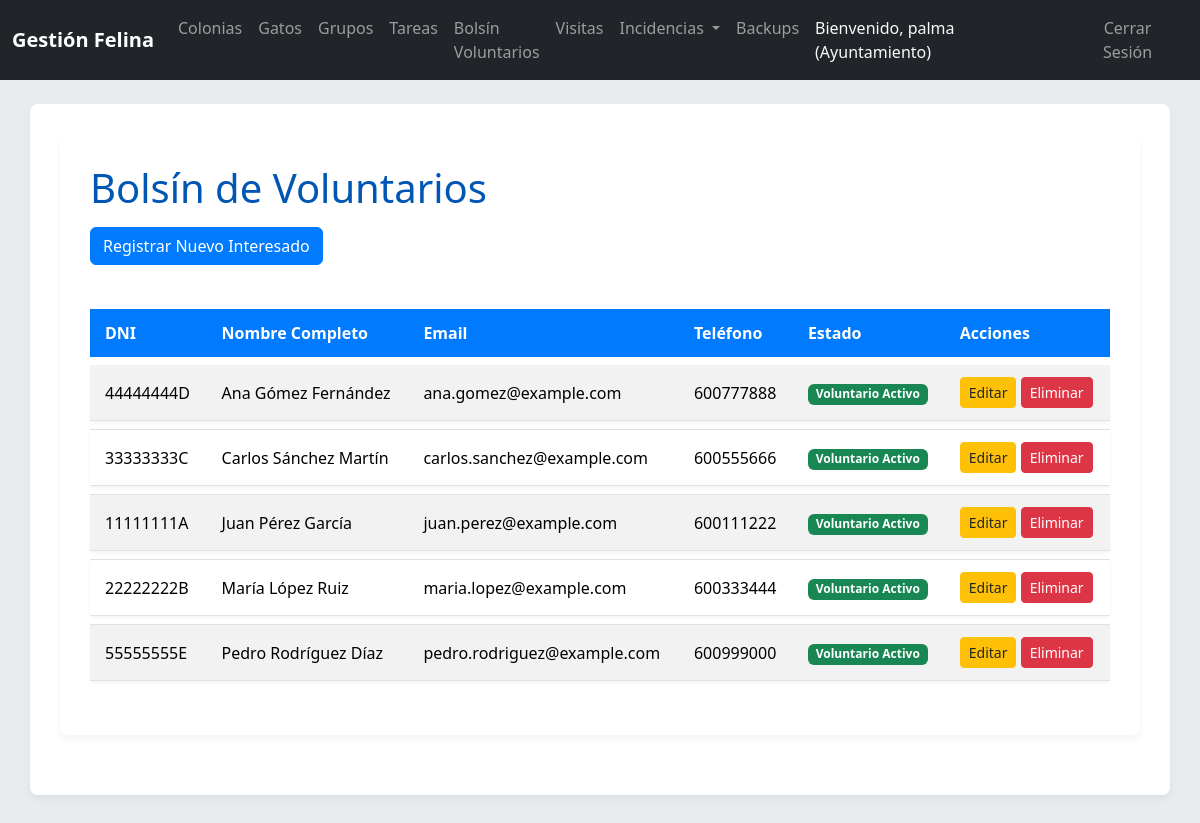
/index.php/interesados (signed in), run on an earlier commit of the app's database.
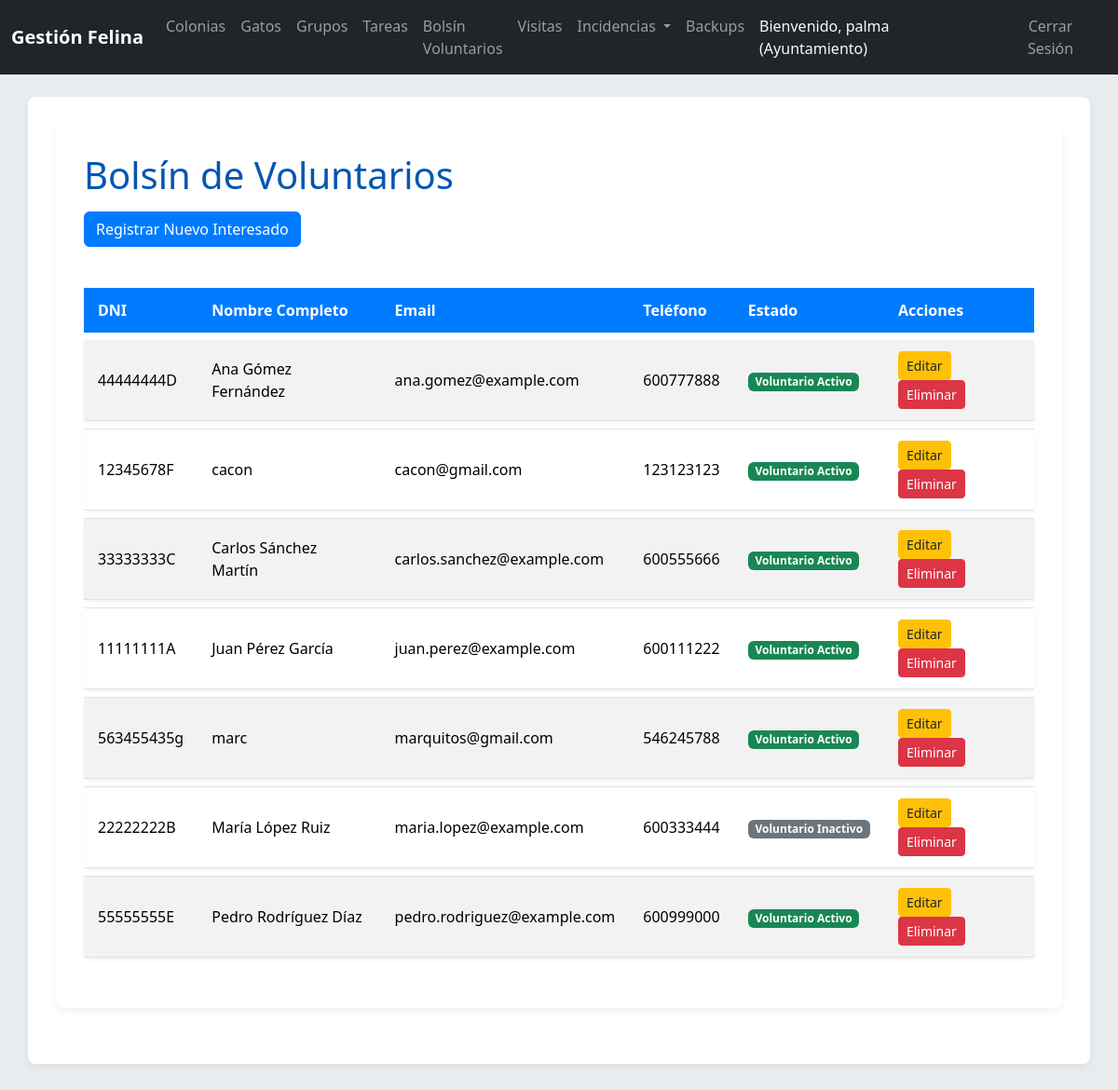
And on a later commit of the database.
### tables this page shows
CREATE TABLE `Interesado` (
  `idInteresado` int(11) NOT NULL AUTO_INCREMENT,
  `DNI` varchar(20) NOT NULL,
  `nombreCompleto` varchar(100) NOT NULL,
  `email` varchar(70) NOT NULL,
  `telefono` varchar(20) DEFAULT NULL,
  PRIMARY KEY (`idInteresado`),
  UNIQUE KEY `DNI` (`DNI`),
  UNIQUE KEY `email` (`email`)
);

### controllers/InteresadoController.php (called while the page is built, shortened)
<?php
class InteresadoController {
    private $interesadoModel;
    public function __construct() {
        $this->interesadoModel = new Interesado();
    }
    public function index() {
        $ayuntamiento_id = $_SESSION['ayuntamiento_id'];
        $interesados = $this->interesadoModel->getAllByAyuntamiento($ayuntamiento_id);
        require_once __DIR__ . '/../views/interesados/list.php';
    }
}

### config/database.php (called while the page is built, shortened)
<?php
class Database {
    private static $host = 'localhost';
    private static $db_name = 'gatos_mallorca';
    private static $username = 'root';
    private static $password = '';
    private static $conn;
    public static function getConnection() {
        if (self::$conn === null) {
            try {
                self::$conn = new PDO("mysql:host=" . self::$host . ";dbname=" . self::$db_name, self::$username, self::$password);
                self::$conn->setAttribute(PDO::ATTR_ERRMODE, PDO::ERRMODE_EXCEPTION);
                self::$conn->exec("set names utf8");
            } catch(PDOException $exception) {
                echo "Error de conexión a la base de datos: " . $exception->getMessage();
                exit();
            }
        }
        return self::$conn;
    }
}
?>

### models/Interesado.php (called while the page is built, shortened)
<?php
class Interesado extends BaseModel {
    public function getAllByAyuntamiento($idAyuntamiento) {
        $query = "
            SELECT
                i.idInteresado,
                i.DNI,
                i.nombreCompleto,
                i.email,
                i.telefono,
                CASE
                    WHEN p.idVoluntario IS NOT NULL THEN 'Voluntario Activo'
                    WHEN v.idVoluntario IS NOT NULL THEN 'Voluntario Inactivo'
                    ELSE 'Interesado'
                END AS estado
            FROM
                Interesado i
            JOIN
                InteresadoBolsa ib ON i.idInteresado = ib.idInteresado
            JOIN
                BolsaMunicipal bm ON ib.idBolsaMunicipal = bm.idBolsaMunicipal
            LEFT JOIN
                Voluntario v ON i.idInteresado = v.idInteresado
            LEFT JOIN
                -- Usamos una subconsulta para saber si un voluntario está en al menos un grupo
                (SELECT DISTINCT idVoluntario FROM Pertenencia) p ON v.idVoluntario = p.idVoluntario
            WHERE
                bm.idAyuntamiento = :idAyuntamiento
            -- Agrupamos por el interesado para asegurar una fila por persona
            GROUP BY i.idInteresado
            ORDER BY
                i.nombreCompleto ASC
        ";
        return $this->executeQuery($query, [':idAyuntamiento' => $idAyuntamiento]);
    }
}

### models/BaseModel.php (called while the page is built, shortened)
<?php
class BaseModel {
    protected $conn;
    public function __construct() {
        $this->conn = Database::getConnection();
    }
    protected function executeQuery($query, $params = [], $fetch_all = true) {
        $stmt = $this->conn->prepare($query);
        foreach ($params as $key => $value) {
            $stmt->bindValue($key, $value);
        }
        $stmt->execute();
        if ($fetch_all) {
            return $stmt->fetchAll(PDO::FETCH_OBJ);
        }
        return $stmt->fetch(PDO::FETCH_OBJ);
    }
}
?>

### views/interesados/list.php (the view, shortened to what the changed rows need)
<?php require_once __DIR__ . '/../partials/header.php'; ?>
<div class="container">
    <h1>Bolsín de Voluntarios</h1>
    <?php if (empty($interesados)): ?>
        <div class="alert alert-info" role="alert">
            No hay interesados registrados en el bolsín de este ayuntamiento.
        </div>
    <?php else: ?>
        <table class="table table-striped table-hover">
            <thead>
                <tr>
                    <th>DNI</th>
                    <th>Nombre Completo</th>
                    <th>Email</th>
                    <th>Teléfono</th>
                    <th>Estado</th>
                    <th>Acciones</th>
                </tr>
            </thead>
            <tbody>
                <?php foreach ($interesados as $interesado): ?>
                    <tr>
                        <td><?php echo htmlspecialchars($interesado->DNI); ?></td>
                        <td><?php echo htmlspecialchars($interesado->nombreCompleto); ?></td>
                        <td><?php echo htmlspecialchars($interesado->email); ?></td>
                        <td><?php echo htmlspecialchars($interesado->telefono ?? 'N/A'); ?></td>
                        <td>
                            <?php
                                $estado = $interesado->estado;
                                $badge_class = '';
                                switch ($estado) {
                                    case 'Voluntario Activo':
                                        $badge_class = 'bg-success';
                                        break;
                                    case 'Voluntario Inactivo':
                                        $badge_class = 'bg-secondary';
                                        break;
                                }
                            ?>
                            <span class="badge <?php echo $badge_class; ?>"><?php echo htmlspecialchars($estado); ?></span>
                        </td>
                        <td>
                            <a href="<?php echo url('interesados/edit?id=' . htmlspecialchars($interesado->idInteresado)); ?>" class="btn btn-warning btn-sm">Editar</a>
                            <form action="<?php echo url('interesados/delete'); ?>" method="POST" style="display:inline-block;">
                                <button type="submit" class="btn btn-danger btn-sm" onclick="return confirm('¿Estás seguro de que quieres eliminar a este interesado? Si es voluntario, también se eliminará su registro como voluntario.');">Eliminar</button>
                            </form>
                        </td>
                    </tr>
                <?php endforeach; ?>
            </tbody>
        </table>
    <?php endif; ?>
</div>
<?php require_once __DIR__ . '/../partials/footer.php'; ?>

What changed in the data, as far as the page shows it:
added interesado: DNI "12345678F", nombreCompleto "cacon", email "cacon@gmail.com", telefono "123123123", estado "Voluntario Activo"
added interesado: DNI "563455435g", nombreCompleto "marc", email "marquitos@gmail.com", telefono "546245788", estado "Voluntario Activo"
computed for interesado "María López Ruiz": estado "Voluntario Activo" → "Voluntario Inactivo"
